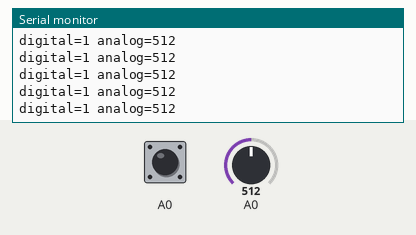
This sketch was run on a simulated Arduino Uno, built with avr-gcc and run on an emulated ATmega328P. Parts: the last lines printed to the serial monitor. The inputs (shaded band) are chosen by the test bench; at power-on: A0 = 512, A0 HIGH.

Above: at 1.2 s.
1.3 s: A0 set to 716
At 1.56 s:
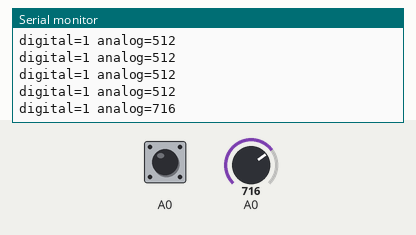
2.8 s: A0 pulled LOW for 0.25 s
At 2.96 s:
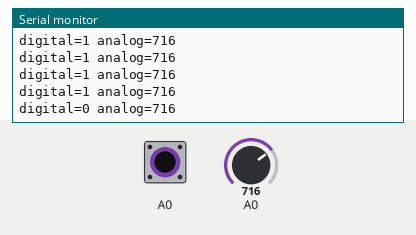
4.5 s: A0 set to 900
At 4.57 s:
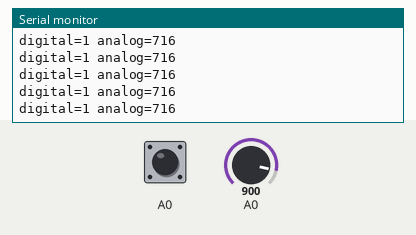
6.0 s: A0 pulled LOW for 1 s
At 6.17 s:
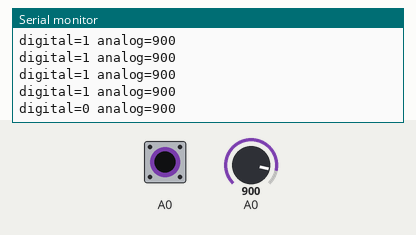
Timing chart, 0 to 9.0 s (numbered marks = the images above; inputs shaded):
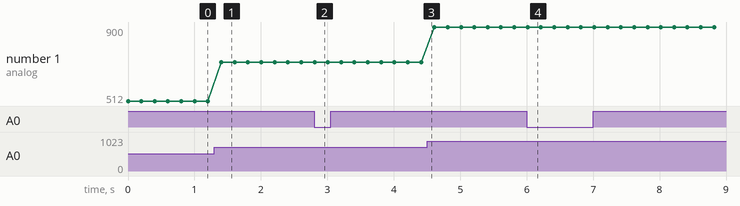

Measured:
- after the input at 1.3 s, the serial monitor: prints a new line after 0.10 s (image 1)
- after the input at 2.8 s, the serial monitor: prints a new line at once (image 2)
- after the input at 6.0 s, the serial monitor: prints a new line at once (image 4)
- plotted number 1: 512 → 716 after the input at 1.3 s, 716 → 900 after the input at 4.5 s

The sketch:

ButtonTest.ino
```cpp
void setup() {
  Serial.begin(9600);
  pinMode(A0, INPUT_PULLUP);
}

void loop() {
  Serial.print("digital=");
  Serial.print(digitalRead(A0));
  Serial.print(" analog=");
  Serial.println(analogRead(A0));
  delay(200);
}
```
